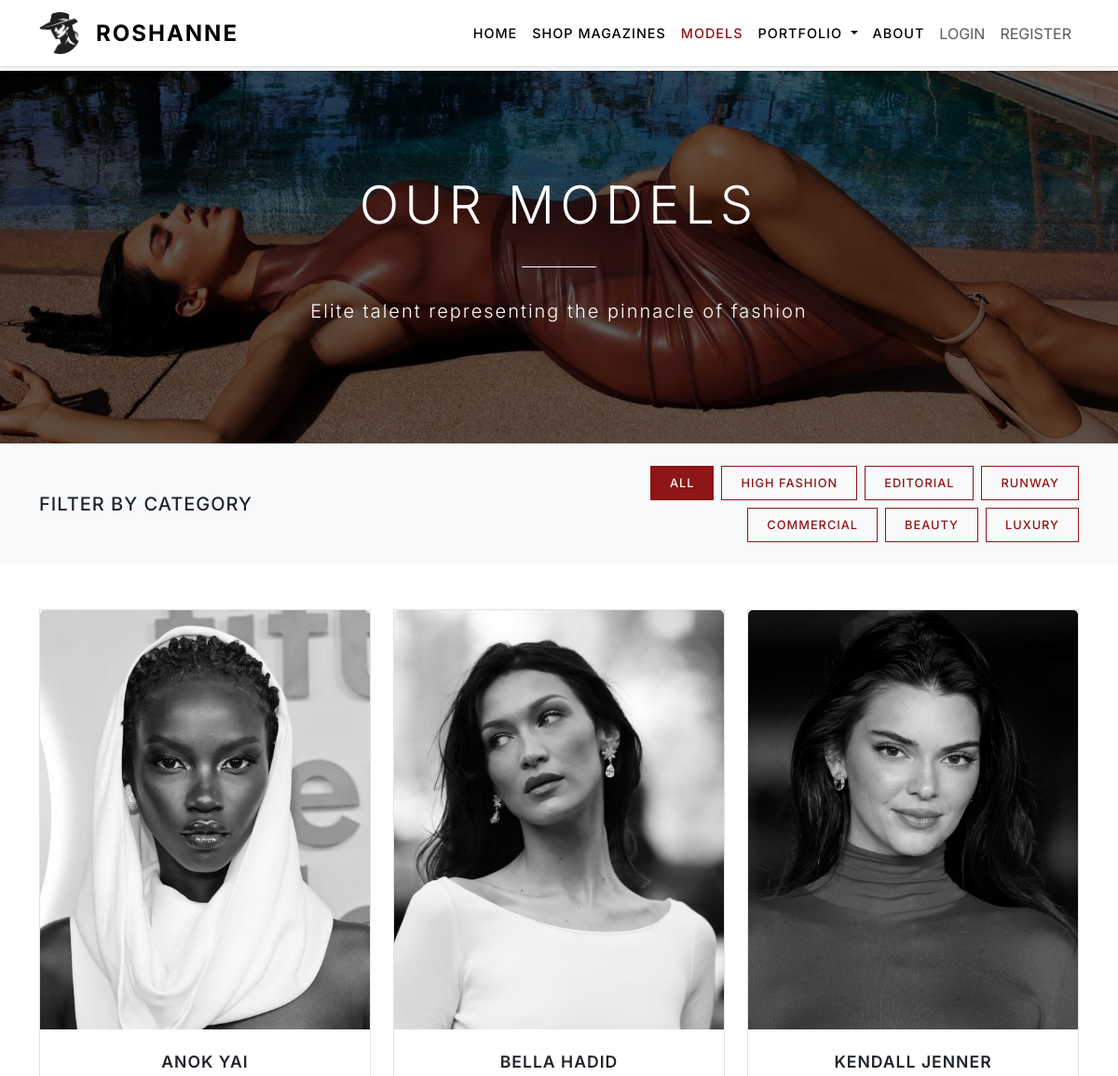
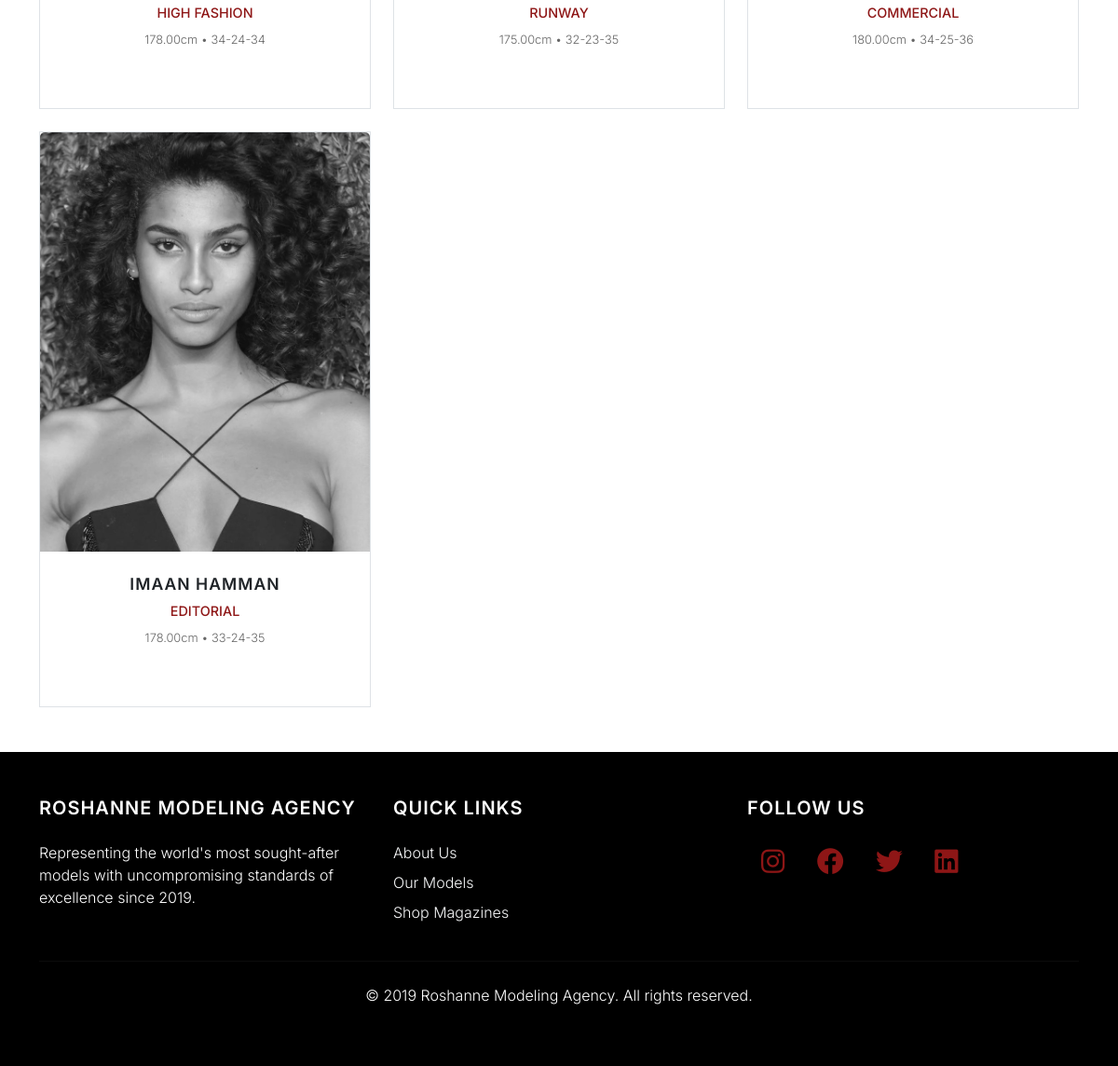
The app's page /models/ with its own data (2 pictures, top to bottom).
### myapp/models.py (models this page shows, shortened)
class ModelCategory(models.Model):
    name = models.CharField(max_length=100)
    description = models.TextField(blank=True)
    created_at = models.DateTimeField(auto_now_add=True)
    class Meta:
        verbose_name_plural = "Model Categories"

class Model(models.Model):
    GENDER_CHOICES = [
        ('M', 'Male'),
        ('F', 'Female'),
        ('O', 'Other')
    ]
    user_profile = models.OneToOneField(UserProfile, on_delete=models.CASCADE)
    category = models.ForeignKey(ModelCategory, on_delete=models.SET_NULL, null=True)
    gender = models.CharField(max_length=1, choices=GENDER_CHOICES)
    age = models.IntegerField()
    portfolio_link = models.URLField(blank=True)
    is_available = models.BooleanField(default=True)
    created_at = models.DateTimeField(auto_now_add=True)
    updated_at = models.DateTimeField(auto_now=True)

class UserProfile(models.Model):
    user = models.OneToOneField(User, on_delete=models.CASCADE)
    bio = models.TextField(blank=True)
    height = models.DecimalField(max_digits=5, decimal_places=2, null=True, blank=True)
    measurements = models.CharField(max_length=50, blank=True)
    experience = models.TextField(blank=True)
    profile_image = models.ImageField(upload_to='profile_images/', null=True, blank=True)
    created_at = models.DateTimeField(auto_now_add=True)
    updated_at = models.DateTimeField(auto_now=True)

### myapp/views.py (the view)
# urls.py: path('models/', views.models, name='models'),
def models(request):
    models = Model.objects.filter(user_profile__user__is_active=True)
    categories = ModelCategory.objects.all()
    category_filter = request.GET.get('category')
    if category_filter:
        models = models.filter(category__name=category_filter)
    context = {
        'models': models,
        'categories': categories,
        'current_category': category_filter,
    }
    return render(request, 'models.html', context)

### myapp/templates/models.html (shortened to what this page needs)
{% extends 'base.html' %}
{% load static %}
{% block content %}
<section class="d-flex align-items-center text-center text-white" style="background: linear-gradient(rgba(0,0,0,0.6), rgba(0,0,0,0.6)), url({% static 'images/hero3.jpg' %}) center/cover; ;height: 50vh;">
    <div class="container">
        <h1 style="font-size: 3.5rem; font-weight: 300; letter-spacing: 6px; margin-bottom: 1rem;">OUR MODELS</h1>
        <div style="height: 1px; background-color: #FFFFFF; width: 80px; margin: 2rem auto;"></div>
        <p class="lead" style="font-weight: 300; letter-spacing: 2px;">Elite talent representing the pinnacle of fashion</p>
    </div>
</section>
<section class="py-4" style="background-color: #f8f9fa;">
    <div class="container">
        <div class="row align-items-center">
            <div class="col-md-6">
                <h5 style="font-weight: 500; letter-spacing: 1px; margin-bottom: 0;">FILTER BY CATEGORY</h5>
            </div>
            <div class="col-md-6">
                <div class="d-flex flex-wrap gap-2 justify-content-md-end">
                    <a href="{% url 'models' %}" class="btn btn-sm {% if not current_category %}active{% endif %}"
                       style="{% if not current_category %}background-color: #8E1616; border: 1px solid #8E1616; color: white;{% else %}background-color: transparent; border: 1px solid #8E1616; color: #8E1616;{% endif %} padding: 8px 20px; font-weight: 500; text-transform: uppercase; letter-spacing: 1px; font-size: 0.8rem; border-radius: 0;">
                        ALL
                    </a>
                    {% for category in categories %}
                    <a href="{% url 'models' %}?category={{ category.name }}"
                       class="btn btn-sm {% if current_category == category.name %}active{% endif %}"
                       style="{% if current_category == category.name %}background-color: #8E1616; border: 1px solid #8E1616; color: white;{% else %}background-color: transparent; border: 1px solid #8E1616; color: #8E1616;{% endif %} padding: 8px 20px; font-weight: 500; text-transform: uppercase; letter-spacing: 1px; font-size: 0.8rem; border-radius: 0;">
                        {{ category.name|upper }}
                    </a>
                    {% endfor %}
                </div>
            </div>
        </div>
    </div>
</section>
<section class="py-5">
    <div class="container">
        <div class="row g-4">
            {% for model in models %}
            <div class="col-lg-4 col-md-6">
                <div class="card border h-100 mb-4" style="border-color: #e0e0e0; border-radius: 0; transition: all 0.3s ease;"
                     onmouseover="this.style.transform='translateY(-10px)'; this.style.boxShadow='0 20px 40px rgba(0,0,0,0.15)'; this.style.borderColor='#8E1616'; this.querySelector('img').style.filter='grayscale(0%)';"
                     onmouseout="this.style.transform='translateY(0)'; this.style.boxShadow='none'; this.style.borderColor='#e0e0e0'; this.querySelector('img').style.filter='grayscale(100%)';">
                    {% if model.user_profile.profile_image %}
                    <img src="{{ model.user_profile.profile_image.url }}" alt="{{ model.user_profile.user.get_full_name }}"
                         class="card-img-top" style="height: 450px; object-fit: cover; filter: grayscale(100%); transition: filter 0.3s ease;">
                    {% else %}
                    <img src="{% static 'images/model_placeholder.jpg' %}" alt="{{ model.user_profile.user.get_full_name }}"
                         class="card-img-top" style="height: 450px; object-fit: cover; filter: grayscale(100%); transition: filter 0.3s ease;">
                    {% endif %}
                    <div class="card-body text-center p-4">
                        <h5 style="font-size: 1.1rem; font-weight: 600; margin-bottom: 0.5rem; letter-spacing: 1px;">
                            {{ model.user_profile.user.get_full_name|upper }}
                        </h5>
                        <p style="color: #8E1616; font-weight: 500; margin-bottom: 0.5rem; font-size: 0.9rem;">
                            {{ model.category.name|upper }}
                        </p>
                        <p style="font-size: 0.8rem; color: #666; font-weight: 300;">
                            {{ model.user_profile.height }}cm • {{ model.user_profile.measurements }}
                        </p>
                    </div>
                </div>
            </div>
            {% endfor %}
        </div>
    </div>
</section>
{% endblock %}

### records on screen
ModelCategory: name "HIGH FASHION"
ModelCategory: name "EDITORIAL"
ModelCategory: name "RUNWAY"
ModelCategory: name "COMMERCIAL"
ModelCategory: name "BEAUTY"
ModelCategory: name "LUXURY"
Model: user_profile.profile_image (picture), user_profile.user.get_full_name "ANOK YAI", category.name "HIGH FASHION", user_profile.height "178.00", user_profile.measurements "34-24-34"
Model: user_profile.profile_image (picture), user_profile.user.get_full_name "BELLA HADID", category.name "RUNWAY", user_profile.height "175.00", user_profile.measurements "32-23-35"
Model: user_profile.profile_image (picture), user_profile.user.get_full_name "KENDALL JENNER", category.name "COMMERCIAL", user_profile.height "180.00", user_profile.measurements "34-25-36"
Model: user_profile.profile_image (picture), user_profile.user.get_full_name "IMAAN HAMMAN", category.name "EDITORIAL", user_profile.height "178.00", user_profile.measurements "33-24-35"
